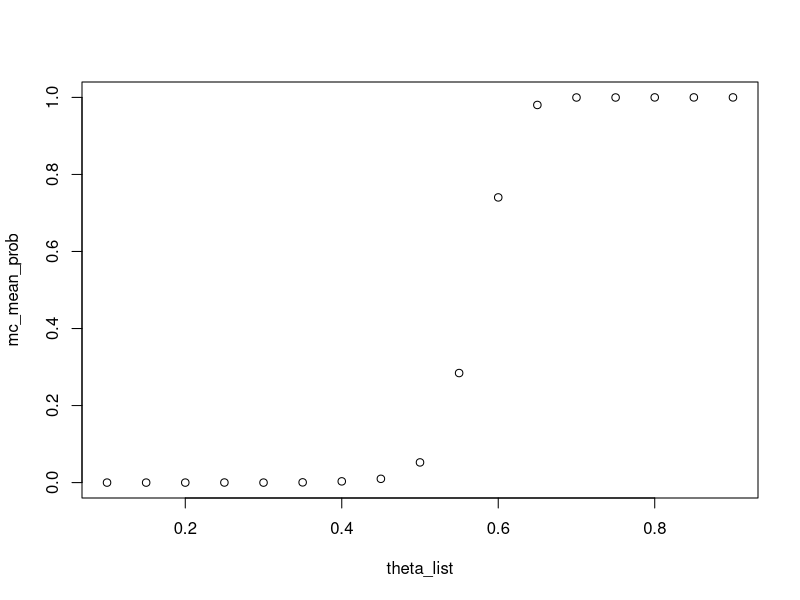

Source code (R):
## ---- chunk 1
Ffun <- function(a,b,mu,si,x){
  xs <- (x-mu)/si
  as <- (a-mu)/si
  bs <- (b-mu)/si

  f <- function(y) (1/y-1/y^3+3/y^5-15/y^7);

  if (as>4 & bs>4){
    F <- 1-(exp((as^2-bs^2)/2)*f(bs) - exp((as^2-xs^2)/2)*f(xs))/
      ( exp((as^2-bs^2)/2)*f(bs) - f(as) )
  } else if (as< -4 & bs< -4) {
    F <- ( exp((bs^2-xs^2)/2)*f(-xs) - exp((bs^2-as^2)/2)*f(-as))/
      ( f(-bs)-exp((bs^2-as^2)/2)*f(-as) )
  } else {
    denom <- pnorm(bs)-pnorm(as)
    if (denom < 0.00001){
      F <- (xs-as)/(bs-as)
    } else {
      F <- (pnorm(xs)-pnorm(as))/denom
    }
  }
  return(F)
}

numSim <- 500  # number of simulations
Reject_zrand <- rep(0,numSim)
Reject_zmax <- rep(0,numSim)
Reject_taylor <- rep(0,numSim)

for (i in 1:numSim){
  # Generate 5 random variables from N(0,1)
  Zs <- rnorm(5)

  # Reject zrand if zrand>1.645
  Reject_zrand[i] <- (Zs[sample(5,1)]>qnorm(0.95))

  # Reject zmax if zmax>1.645
  jmax <- which(Zs==max(Zs))
  Reject_zmax[i] <- (Zs[jmax]>qnorm(0.95))
}

print(c(mean(Reject_zrand), mean(Reject_zmax), mean(Reject_taylor)))
## ---- chunk 2
numSim <- 1000  # number of simulations
Reject_zrand <- rep(0,numSim)
Reject_zmax <- rep(0,numSim)
Reject_taylor <- rep(0,numSim)

for (i in 1:numSim){
  # Generate 5 random variables from N(0,1)
  Zs <- rnorm(5)

  # Reject zrand if zrand>1.645
  Reject_zrand[i] <- (Zs[sample(5,1)]>qnorm(0.95))

  # Reject zmax if zmax>1.645
  jmax <- which(Zs==max(Zs))
  Reject_zmax[i] <- (Zs[jmax]>qnorm(0.95))

  # Taylor method: conditional p-value given that jmax is selected

  # Compute Gamma and u
  # MODIFIED: ====
  # Create 4x5 matrix Gamma (removing jmax column itself)
  Gamma <- matrix(0, nrow = 5, ncol = 5)
  Gamma[, jmax] <- 1
  for(cur_col in seq(1, length(Zs))) {
    if(cur_col != jmax) {
      Gamma[cur_col, cur_col] <- -1
    }
  }
  Gamma <- Gamma[-jmax, ]
  
  # Create Gamma*Zs = u = 0
  u <-  rep(0, 5)
  u <- u[-jmax]
  # END MODIFIED ====
  
  # Compute Vup, Vlo
  v <- rep(0,5)
  v[jmax] <- 1
  rho <- (Gamma%*%v)/(sum(v^2))

  if (sum(rho<0)==0){
    Vup <- Inf
  } else {
    
    # MODIFIED: ====
    Vup <- min( (u - Gamma %*% Zs + rho %*% t(v) %*% Zs ) / rho )
    # END MODIFIED ====
    
  }
  if (sum(rho>0)==0){
    Vlo <- -Inf
  } else {
    
    # MODIFIED: ====
    Vlo <- max( (u - Gamma %*% Zs + rho %*% t(v) %*% Zs ) / rho)
    # END MODIFIED ====
    
  }
  Reject_taylor[i] <- (Ffun(Vlo, Vup, 0, 1, Zs[jmax])>0.95)
}

print(c(mean(Reject_zrand),mean(Reject_zmax),mean(Reject_taylor)))
## ---- chunk 3
GenData <- function(N=200,theta){
  # N: number of samples, by default is 200
  # theta: successful rate

  # Example:
  # data <- GenData(theta=0.5)

  return(rbinom(N, 1, theta))
}


BayesDecision <- function(data,cutoff){
  # data: a length-N vector contains 0 and 1, which corresponds to whther the i-th patient was cured by the treatment.
  # cutoff: Stopping rule. If the posterior probability of theta>0.5 is over cutoff or below 1-cutoff

  # Example:
  # data <- GenData(theta=0.5)
  # Results <- BayesDecision(data,0.95)
  # NumPatietns <- Results$numPat
  # Decision <- Results$decision
  # Maximum number of patients
  N <- length(data)

  # prior distribution of theta: Beta(1,1)
  a <- 1
  b <- 1

  for (i in 1:N){ # suppose patients are treated one-by-one
    if (data[i] == 1){ # if the i-th is cured by the treatment
      # MODIFIED: ====
      a <- a + 1
      # END MODIFIED ====
    } else { # if the i-th is NOT cured by the treatment
      # MODIFIED: ====
      b <- b + 1
      # END MODIFIED ====
    }
    # probability of theta>1/2 based on the posterior distribution
    Ptheta <- 1 - pbeta(0.5, a, b)
    if (Ptheta>cutoff | Ptheta<1-cutoff){
      break;
    }
  }
  return(list(numPat=i, decision=(Ptheta>cutoff)))
} 
## ---- chunk 4
mcn <- 3000
for(cur_c in seq(0.95, 1.0, 0.001)){
  mc_decision <- NULL
  mc_numpat <- NULL
  for(cur_mcn in seq(1, mcn)) {
    data <- GenData(theta = 0.5)
    results <- BayesDecision(data, cur_c)
    NumPatients <- results$numPat
    Decision <- results$decision
    mc_decision[cur_mcn] <- Decision
    mc_numpat[cur_mcn] <- NumPatients
  }

  if(mean(mc_decision) < 0.05) {
    print(paste0('Cutoff = ', cur_c, ' when mean(mc_decision) is ', mean(mc_decision)))
    break
  }
}
## ---- chunk 5
# simulated cutoff from part I
sim_cutoff <- cur_c
mcn <- 5000
mc_decision <- NULL
mc_numpat <- NULL
mc_mean_prob <- NULL
theta_list <- seq(0.1, 0.9, 0.05)
for(cur_theta_index in seq(1, length(theta_list))) {
  for(cur_mcn in seq(1, mcn)) {
    data <- GenData(theta = theta_list[cur_theta_index])
    results <- BayesDecision(data, sim_cutoff)
    NumPatients <- results$numPat
    Decision <- results$decision
    mc_decision[cur_mcn] <- Decision
    mc_numpat[cur_mcn] <- NumPatients
  }
  mc_mean_prob[cur_theta_index] <- mean(mc_decision)
}

plot(theta_list, mc_mean_prob)

